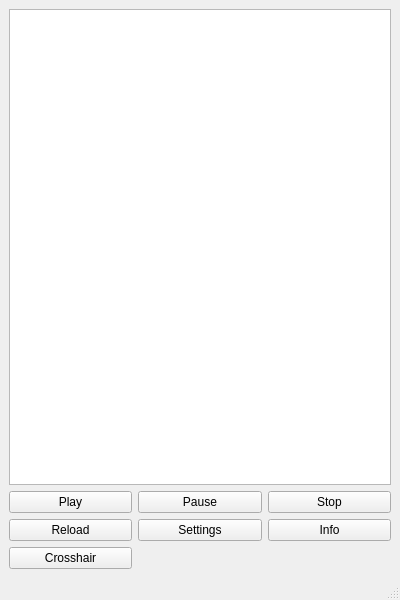
<?xml version="1.0" encoding="UTF-8"?>
<ui version="4.0">
 <class>MainWindow</class>
 <widget class="QMainWindow" name="MainWindow">
  <property name="geometry">
   <rect>
    <x>0</x>
    <y>0</y>
    <width>400</width>
    <height>600</height>
   </rect>
  </property>
  <property name="windowTitle">
   <string>Macro Player</string>
  </property>
  <widget class="QWidget" name="centralwidget">
   <layout class="QVBoxLayout" name="verticalLayout">
    <item>
     <widget class="QListWidget" name="macro_listbox"/>
    </item>
    <item>
     <layout class="QGridLayout" name="buttonGridLayout">
      <item row="0" column="0">
       <widget class="QPushButton" name="play_btn">
        <property name="text">
         <string>Play</string>
        </property>
       </widget>
      </item>
      <item row="0" column="1">
       <widget class="QPushButton" name="pause_btn">
        <property name="text">
         <string>Pause</string>
        </property>
       </widget>
      </item>
      <item row="0" column="2">
       <widget class="QPushButton" name="stop_btn">
        <property name="text">
         <string>Stop</string>
        </property>
       </widget>
      </item>
      <item row="2" column="0">
       <widget class="QPushButton" name="reload_btn">
        <property name="text">
         <string>Reload</string>
        </property>
       </widget>
      </item>
      <item row="2" column="1">
       <widget class="QPushButton" name="settings_btn">
        <property name="text">
         <string>Settings</string>
        </property>
       </widget>
      </item>
      <item row="2" column="2">
       <widget class="QPushButton" name="info_btn">
        <property name="text">
         <string>Info</string>
        </property>
       </widget>
      </item>
      <item row="3" column="0">
       <widget class="QPushButton" name="crosshair_btn">
        <property name="text">
         <string>Crosshair</string>
        </property>
       </widget>
      </item>
     </layout>
    </item>
   </layout>
  </widget>
  <widget class="QMenuBar" name="menubar">
   <property name="geometry">
    <rect>
     <x>0</x>
     <y>0</y>
     <width>400</width>
     <height>22</height>
    </rect>
   </property>
  </widget>
  <widget class="QStatusBar" name="statusbar"/>
 </widget>
 <resources/>
 <connections/>
</ui>
